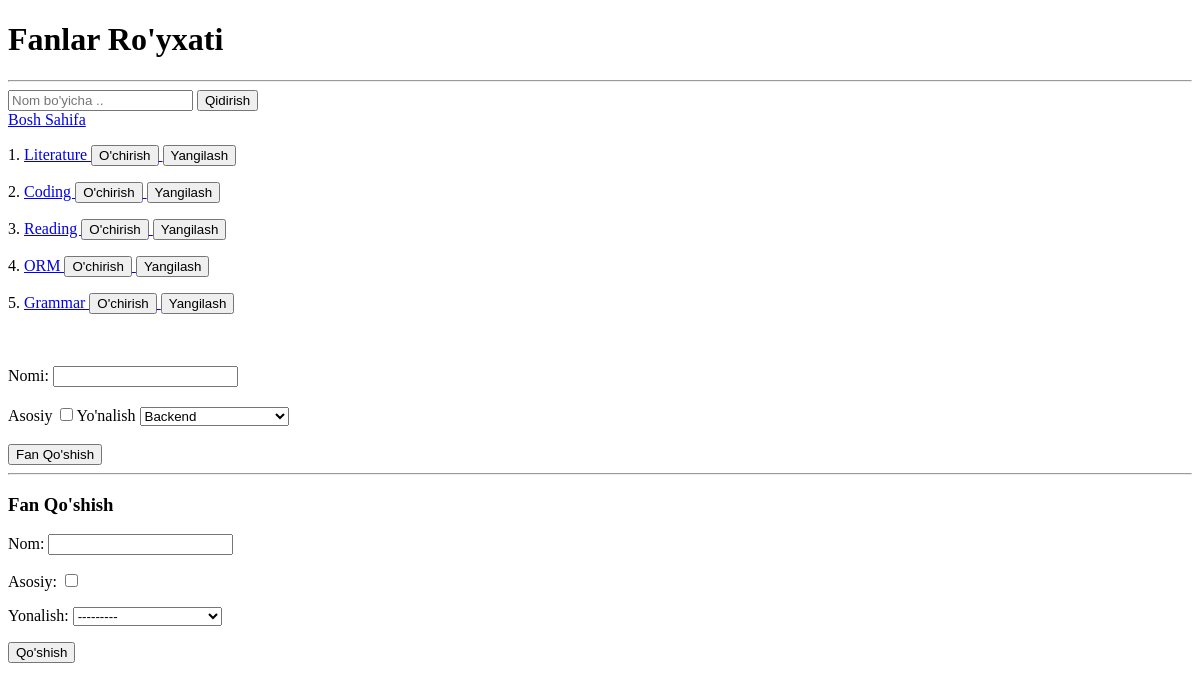
/fanlar/, run on an earlier commit of the app's database.
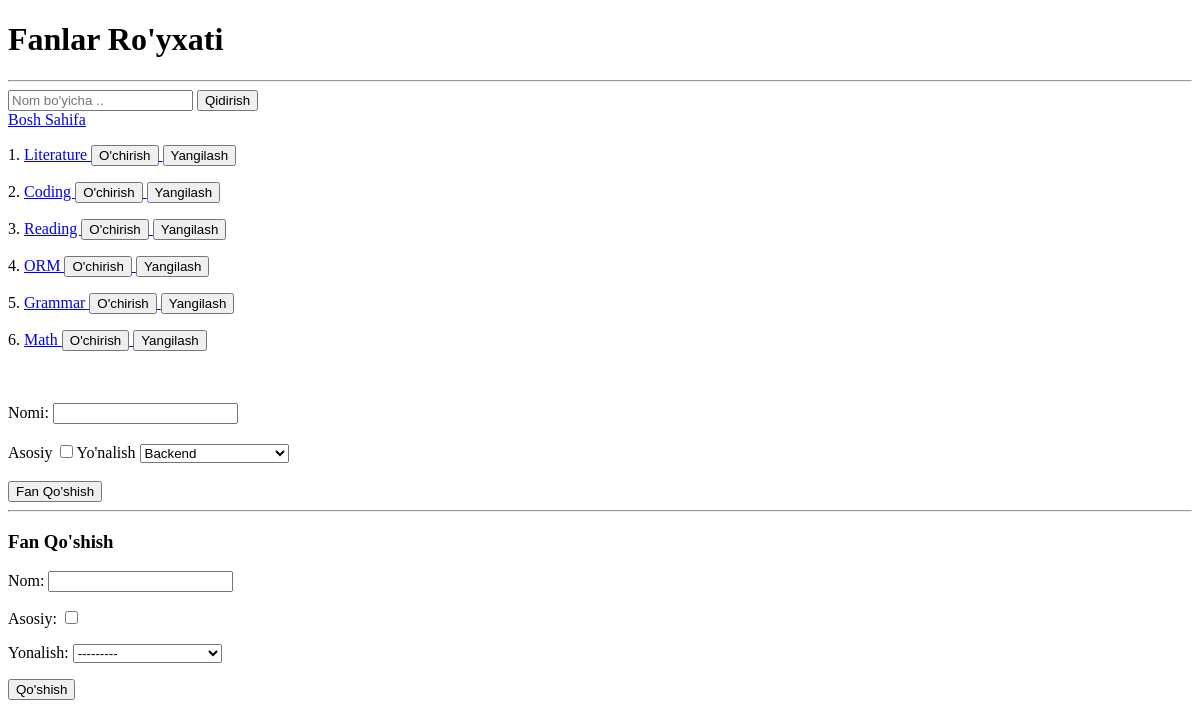
And on a later commit of the database.
### main/models.py (models this page shows, shortened)
class Fan(models.Model):
    nom = models.CharField(max_length=150)
    asosiy = models.BooleanField()
    yonalish = models.ForeignKey(Yonalish, on_delete=models.CASCADE)

### main/views.py (the view)
# urls.py: path('fanlar/', fanlar_view),
def fanlar_view(request):
    form = FanForm()
    if request.method == "POST":
        form_data = FanForm(request.POST)
        if form_data.is_valid():
            form_data.save()
        return redirect('/fanlar/')
    yonalishlar = Yonalish.objects.all()
    fanlar = Fan.objects.all()
    search = request.GET.get('search')
    if search:
        fanlar = fanlar.filter(nom__icontains=search)
    context = {
        "fanlar": fanlar,
        "search": search,
        'yonalishlar': yonalishlar,
        "form": form,
    }
    return render(request, 'fanlar.html', context)

### main/forms.py
class FanForm(forms.ModelForm):
    class Meta:
        model = Fan
        fields = "__all__"

### main/models.py (called while the page is built)
    def __str__(self):
        return self.nom

### main/templates/fanlar.html (shortened to what this page needs)
<!DOCTYPE html>
<html lang="en">
<head>
</head>
<body>
    <h1>Fanlar Ro'yxati</h1>
    <hr>
    <form method="get">
        <input type="text" name="search" placeholder="Nom bo'yicha .."
               {% if search %}value="{{ search }}"{% endif %}>
        <button type="submit">Qidirish</button>
    </form>
    <a href="/">Bosh Sahifa</a>
    {% for fan in fanlar %}
        <p>
            {{ forloop.counter }}.
            <a href="/fanlar/{{ fan.id }}/">
                {{ fan.nom }}
            </a>
            <a href="/fanlar/{{ fan.id }}/delete/">
                <button>O'chirish</button>
            </a>
            <a href="/fanlar/{{ fan.id }}/update/">
                <button>Yangilash</button>
            </a>
        </p>
    {% endfor %}
    <br><br>
    <form method="post">
        <label for="name">Nomi:</label>
        <input type="text" name="nom" id="name" value="{{fan.nom}}" required>
        <br><br>
        <label for="main">Asosiy</label>
        <input type="checkbox" name="asosiy" id="main" value="{{fan.asosiy}} {% if fan.asosiy %}checked{% endif %}>
        <br><br>
        <label for="Major">Yo'nalish</label>
        <select name="yonalish" id="Major">
            {% for yonalish in yonalishlar %}
                <option value="{{ yonalish.id }}"
                    {% if fan.yonalish.id == yonalish.id %}selected{% endif %}>
                    {{ yonalish.nom }}
                </option>
            {% endfor %}
        </select>
        <br><br>
    <button>Fan Qo'shish</button>
    </form>
    <hr>
<h3>Fan Qo'shish</h3>
    <form method="post">
        {{ form.as_p }}
        <button>Qo'shish</button>
    </form>
</body>
</html>

What changed in the data, as far as the page shows it:
added Fan: nom "Math"
